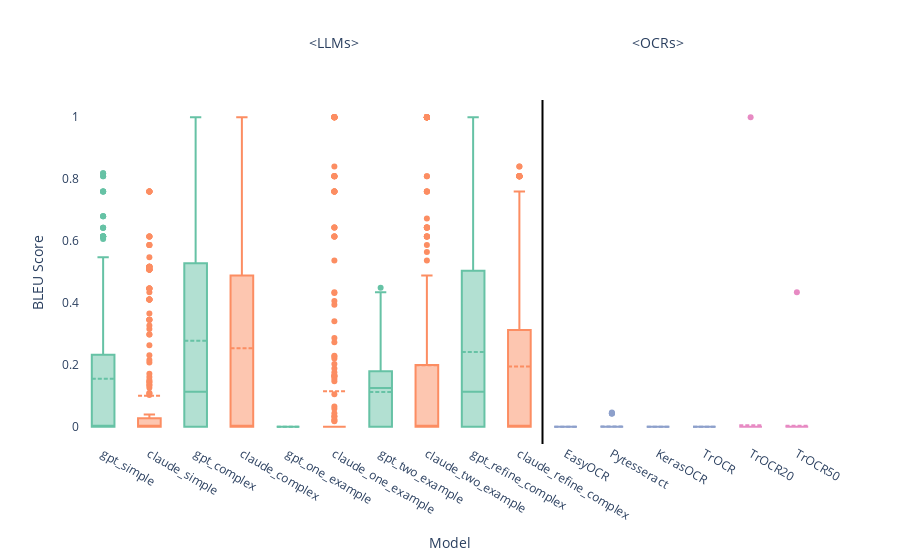

The notebook cell saved with this chart:
### Code cell
llm_order = ['gpt_simple', 'claude_simple', 'gpt_complex', 'claude_complex',
             'gpt_one_example', 'claude_one_example', 'gpt_two_example', 'claude_two_example', 
            #  'gpt_one_text_example', 'claude_one_text_example', 'gpt_two_text_example', 'claude_two_text_example', 
            #  'gpt_refine', 'claude_refine', 
             'gpt_refine_complex', 'claude_refine_complex']
ocr_order = ['EasyOCR', 'Pytesseract', 'KerasOCR', 'TrOCR'] 
ocr_ft_order = ['TrOCR20', 'TrOCR50']


gpt_color = px.colors.qualitative.Set2[0]
claude_color = px.colors.qualitative.Set2[1]
ocr_color = px.colors.qualitative.Set2[2]
ocr_ft_color = px.colors.qualitative.Set2[3]


fig = go.Figure()

for model in llm_order:
    if 'gpt' in model:
        fig.add_trace(go.Box(
            x=bleu_df[bleu_df['model'] == model]['model'], 
            y=bleu_df[bleu_df['model'] == model]['bleu'],
            name=model,
            boxmean=True,
            marker=dict(color=gpt_color) 
        ))
    else:
        fig.add_trace(go.Box(
            x=bleu_df[bleu_df['model'] == model]['model'], 
            y=bleu_df[bleu_df['model'] == model]['bleu'],
            name=model,
            boxmean=True,
            marker=dict(color=claude_color) 
        ))
# Add traces for OCR models with a different color
for model in ocr_order:
    fig.add_trace(go.Box(
        x=bleu_df[bleu_df['model'] == model]['model'], 
        y=bleu_df[bleu_df['model'] == model]['bleu'],
        name=model,
        boxmean=True,
        marker=dict(color=ocr_color)  # Assign OCR color
    ))

# Add traces for OCR fine-tuned models with another color
for model in ocr_ft_order:
    fig.add_trace(go.Box(
        x=bleu_df[bleu_df['model'] == model]['model'], 
        y=bleu_df[bleu_df['model'] == model]['bleu'],
        name=model,
        boxmean=True,
        marker=dict(color=ocr_ft_color)  # Assign OCR fine-tuned color
    ))

# Get the start and midpoint of each group
ocr_start_index = len(llm_order)  # The first position of ocr_order
ocr_ft_start_index = ocr_start_index + len(ocr_order)  # Start of ocr_ft_order
llm_midpoint = ocr_start_index / 2  # Midpoint of LLM models for placing the text
ocr_midpoint = ocr_start_index + (len(ocr_order) / 2)  # Midpoint of OCR models for placing the text

# Update the layout with custom category ordering, vertical line, and annotations
fig.update_layout(
    # title='BLEU Scores',
    xaxis_title='Model',
    yaxis_title='BLEU Score',
    # margin=dict(l=10, r=10, t=10, b=10),
    plot_bgcolor='rgba(0,0,0,0)',
    paper_bgcolor='rgba(0,0,0,0)',
    xaxis=dict(
        categoryorder='array',  # Set ordering to be custom
        categoryarray=llm_order + ocr_order + ocr_ft_order # Concatenate the model orders
    ),
    showlegend=False,
    # legend=dict(
    #             orientation="h",
    #             entrywidth=70,
    #             yanchor="bottom",
    #             y=1.02,
    #             xanchor="right",
    #             x=1),
    shapes=[
        # Add a vertical line between LLM and OCR models
        dict(
            type="line",
            x0=ocr_start_index - 0.5,  # Place the line between the two groups
            x1=ocr_start_index - 0.5,
            y0=0,
            y1=1,
            xref="x",
            yref="paper",  # Stretch the line across the plot's full height
            line=dict(color="black", width=2)
        )
    ],
    annotations=[
        # Add annotation for LLMs above LLM models
        dict(
            x=llm_midpoint,  # Midpoint of LLM models
            y=1.2,  # Position above the plot
            xref='x',
            yref='paper',
            text='<LLMs>',
            showarrow=False,
            font=dict(size=24)
        ),
        # Add annotation for OCRs above OCR models
        dict(
            x=ocr_midpoint,  # Midpoint of OCR models
            y=1.2,  # Position above the plot
            xref='x',
            yref='paper',
            text='<OCRs>',
            showarrow=False,
            font=dict(size=24)
        )
    ]
)
# fig.update_xaxes(rangeselector_font_size=10)

fig.show()

### Figure 1 — Plotly figure (JSON) as saved in the notebook; plotly's stock layout.template omitted (floating-point values rounded to 4 significant figures; data arrays with more than 128 entries replaced by an {"elided": "..."} marker saying what was removed)
{"data": [{"boxmean": true, "marker": {"color": "rgb(102,194,165)"}, "name": "gpt_simple", "type": "box", "x": {"elided": "283 str values"}, "y": {"elided": "283 float values"}}, {"boxmean": true, "marker": {"color": "rgb(252,141,98)"}, "name": "claude_simple", "type": "box", "x": {"elided": "283 str values"}, "y": {"elided": "283 float values"}}, {"boxmean": true, "marker": {"color": "rgb(102,194,165)"}, "name": "gpt_complex", "type": "box", "x": {"elided": "283 str values"}, "y": {"elided": "283 float values"}}, {"boxmean": true, "marker": {"color": "rgb(252,141,98)"}, "name": "claude_complex", "type": "box", "x": {"elided": "283 str values"}, "y": {"elided": "283 float values"}}, {"boxmean": true, "marker": {"color": "rgb(102,194,165)"}, "name": "gpt_one_example", "type": "box", "x": {"elided": "282 str values"}, "y": {"elided": "282 int values"}}, {"boxmean": true, "marker": {"color": "rgb(252,141,98)"}, "name": "claude_one_example", "type": "box", "x": {"elided": "282 str values"}, "y": {"elided": "282 float values"}}, {"boxmean": true, "marker": {"color": "rgb(102,194,165)"}, "name": "gpt_two_example", "type": "box", "x": {"elided": "281 str values"}, "y": {"elided": "281 float values"}}, {"boxmean": true, "marker": {"color": "rgb(252,141,98)"}, "name": "claude_two_example", "type": "box", "x": {"elided": "281 str values"}, "y": {"elided": "281 float values"}}, {"boxmean": true, "marker": {"color": "rgb(102,194,165)"}, "name": "gpt_refine_complex", "type": "box", "x": {"elided": "283 str values"}, "y": {"elided": "283 float values"}}, {"boxmean": true, "marker": {"color": "rgb(252,141,98)"}, "name": "claude_refine_complex", "type": "box", "x": {"elided": "283 str values"}, "y": {"elided": "283 float values"}}, {"boxmean": true, "marker": {"color": "rgb(141,160,203)"}, "name": "EasyOCR", "type": "box", "x": {"elided": "283 str values"}, "y": {"elided": "283 int values"}}, {"boxmean": true, "marker": {"color": "rgb(141,160,203)"}, "name": "Pytesseract", "type": "box", "x": {"elided": "283 str values"}, "y": {"elided": "283 float values"}}, {"boxmean": true, "marker": {"color": "rgb(141,160,203)"}, "name": "KerasOCR", "type": "box", "x": {"elided": "283 str values"}, "y": {"elided": "283 int values"}}, {"boxmean": true, "marker": {"color": "rgb(141,160,203)"}, "name": "TrOCR", "type": "box", "x": {"elided": "283 str values"}, "y": {"elided": "283 int values"}}, {"boxmean": true, "marker": {"color": "rgb(231,138,195)"}, "name": "TrOCR20", "type": "box", "x": {"elided": "210 str values"}, "y": {"elided": "210 int values"}}, {"boxmean": true, "marker": {"color": "rgb(231,138,195)"}, "name": "TrOCR50", "type": "box", "x": {"elided": "131 str values"}, "y": {"elided": "131 float values"}}], "layout": {"annotations": [{"font": {"size": 14}, "showarrow": false, "text": "<LLMs>", "x": 5, "xref": "x", "y": 1.2, "yref": "paper"}, {"font": {"size": 14}, "showarrow": false, "text": "<OCRs>", "x": 12, "xref": "x", "y": 1.2, "yref": "paper"}], "paper_bgcolor": "rgba(0,0,0,0)", "plot_bgcolor": "rgba(0,0,0,0)", "shapes": [{"line": {"color": "black", "width": 2}, "type": "line", "x0": 9.5, "x1": 9.5, "xref": "x", "y0": 0, "y1": 1, "yref": "paper"}], "showlegend": false, "xaxis": {"categoryarray": ["gpt_simple", "claude_simple", "gpt_complex", "claude_complex", "gpt_one_example", "claude_one_example", "gpt_two_example", "claude_two_example", "gpt_refine_complex", "claude_refine_complex", "EasyOCR", "Pytesseract", "KerasOCR", "TrOCR", "TrOCR20", "TrOCR50"], "categoryorder": "array", "title": {"text": "Model"}}, "yaxis": {"title": {"text": "BLEU Score"}}}}
